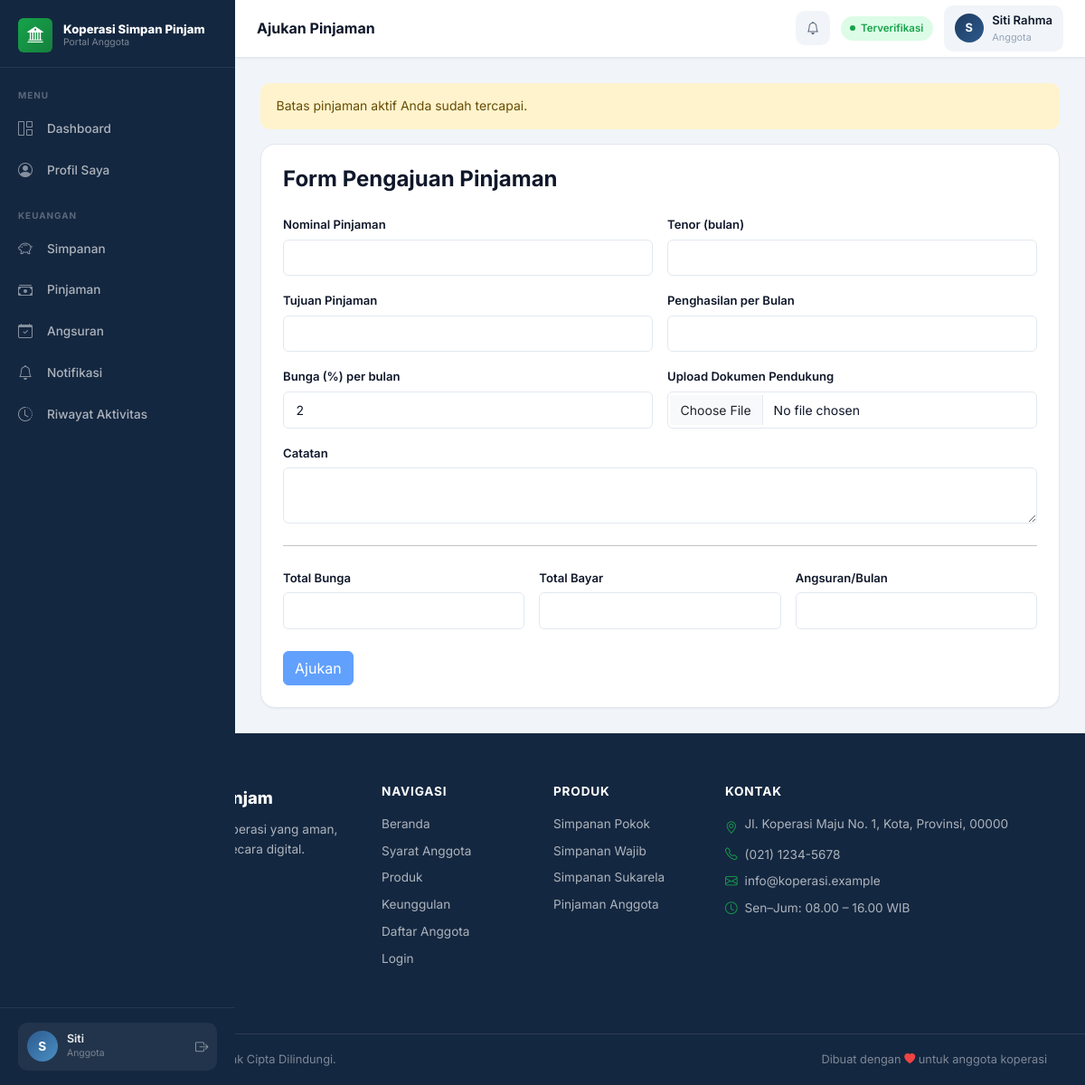
Screenshot of /user/ajukan-pinjaman.php (signed in) with the database file from the repository.
### tables this page shows
CREATE TABLE IF NOT EXISTS users (
    id INT AUTO_INCREMENT PRIMARY KEY,
    nama VARCHAR(150) NOT NULL,
    nik VARCHAR(50) NOT NULL UNIQUE,
    tempat_lahir VARCHAR(100),
    tanggal_lahir DATE,
    jenis_kelamin VARCHAR(20),
    alamat TEXT,
    no_hp VARCHAR(30),
    email VARCHAR(150) NOT NULL UNIQUE,
    pekerjaan VARCHAR(100),
    penghasilan DECIMAL(15,2),
    username VARCHAR(50) NOT NULL UNIQUE,
    password VARCHAR(255) NOT NULL,
    role ENUM('admin', 'user') DEFAULT 'user',
    status_verifikasi VARCHAR(50) DEFAULT 'Menunggu Verifikasi',
    foto_ktp VARCHAR(255),
    foto_diri VARCHAR(255),
    created_at DATETIME,
    updated_at DATETIME
);

CREATE TABLE IF NOT EXISTS settings (
    name VARCHAR(50) PRIMARY KEY,
    value TEXT
);

### config/config.php (called while the page is built)
<?php
return [
    'db' => [
        'host' => 'localhost',
        'name' => 'koperasi',
        'user' => 'root',
        'pass' => '',
        'charset' => 'utf8mb4',
    ],
    'app' => [
        'name' => 'Koperasi Simpan Pinjam',
        'base_url' => '',
        'timezone' => 'Asia/Jakarta',
    ],
];

### config/helpers.php (called while the page is built, shortened)
<?php
function e($value): string
{
    return htmlspecialchars((string)$value, ENT_QUOTES, 'UTF-8');
}
function get_setting(string $name, $default = null)
{
    $pdo = db();
    $stmt = $pdo->prepare("SELECT value FROM settings WHERE name = ?");
    $stmt->execute([$name]);
    $row = $stmt->fetch();
    return $row ? $row['value'] : $default;
}

### config/auth.php (called while the page is built, shortened)
<?php
require_once __DIR__ . '/helpers.php';
function current_user(): ?array
{
    $pdo = db();
    $stmt = $pdo->prepare("SELECT * FROM users WHERE id = ?");
    $stmt->execute([$_SESSION['user_id']]);
    $user = $stmt->fetch();
    return $user ?: null;
}

### includes/dashboard_top.php (the view, shortened to what this page needs)
<?php
require_once __DIR__ . '/../config/auth.php';
require_once __DIR__ . '/../config/helpers.php';
$config   = require __DIR__ . '/../config/config.php';
$authUser = current_user();
$initials = strtoupper(substr($authUser['nama'] ?? 'U', 0, 1));
$statusMap = [
    'Disetujui'           => ['class' => 'verified',  'label' => 'Terverifikasi'],
    'Menunggu Verifikasi' => ['class' => 'pending',   'label' => 'Menunggu'],
    'Ditolak'             => ['class' => 'rejected',  'label' => 'Ditolak'],
    'Nonaktif'            => ['class' => 'nonactive', 'label' => 'Nonaktif'],
];
$verifStatus  = $authUser['status_verifikasi'] ?? 'Menunggu Verifikasi';
$statusInfo   = $statusMap[$verifStatus] ?? ['class' => 'pending', 'label' => $verifStatus];
$role         = $authUser['role'] ?? 'user';
$unreadNotifications = unread_notification_count((int)$authUser['id']);
$notificationUrl     = $role === 'admin' ? '/admin/notifikasi.php' : '/user/notifikasi.php';
?>
<?php require __DIR__ . '/header.php'; ?>
<div class="app-layout">
  <aside class="app-sidebar" id="appSidebar">
    <a href="/" class="sidebar-brand">
      <span class="sidebar-brand-icon"><i class="bi bi-bank2"></i></span>
      <span class="sidebar-brand-text">
        <span class="sidebar-brand-name"><?= e($config['app']['name']); ?></span>
        <span class="sidebar-brand-tagline">Portal Anggota</span>
      </span>
    </a>
    <nav class="sidebar-nav">
      <?php if ($role === 'admin'): ?>
        <div class="sidebar-section"><span class="sidebar-section-label">Menu Utama</span></div>
        <a href="/admin/dashboard.php" class="sidebar-link" id="sl-dashboard">
            <i class="bi bi-grid-1x2"></i>Dashboard
        </a>
        <a href="/admin/anggota.php" class="sidebar-link" id="sl-anggota">
            <i class="bi bi-people"></i>Anggota
        </a>
        <div class="sidebar-section mt-2"><span class="sidebar-section-label">Transaksi</span></div>
        <a href="/admin/simpanan.php" class="sidebar-link" id="sl-simpanan">
            <i class="bi bi-piggy-bank"></i>Simpanan
        </a>
        <a href="/admin/pinjaman.php" class="sidebar-link" id="sl-pinjaman">
            <i class="bi bi-cash-stack"></i>Pinjaman
        </a>
        <a href="/admin/angsuran.php" class="sidebar-link" id="sl-angsuran">
            <i class="bi bi-calendar-check"></i>Angsuran
        </a>
        <div class="sidebar-section mt-2"><span class="sidebar-section-label">Lainnya</span></div>
        <a href="/admin/laporan.php" class="sidebar-link" id="sl-laporan">
            <i class="bi bi-file-earmark-bar-graph"></i>Laporan
        </a>
        <a href="/admin/notifikasi.php" class="sidebar-link" id="sl-notifikasi">
            <i class="bi bi-bell"></i>Notifikasi
            <?php if ($unreadNotifications > 0): ?>
                <span class="sidebar-link-badge"><?= $unreadNotifications; ?></span>
            <?php endif; ?>
        </a>
        <a href="/admin/audit-log.php" class="sidebar-link" id="sl-audit-log">
            <i class="bi bi-shield-check"></i>Audit Log
        </a>
        <a href="/admin/pengaturan.php" class="sidebar-link" id="sl-pengaturan">
            <i class="bi bi-gear"></i>Pengaturan
        </a>
      <?php else: ?>
        <div class="sidebar-section"><span class="sidebar-section-label">Menu</span></div>
        <a href="/user/dashboard.php" class="sidebar-link" id="sl-dashboard">
            <i class="bi bi-grid-1x2"></i>Dashboard
        </a>
        <a href="/user/profil.php" class="sidebar-link" id="sl-profil">
            <i class="bi bi-person-circle"></i>Profil Saya
        </a>
        <div class="sidebar-section mt-2"><span class="sidebar-section-label">Keuangan</span></div>
        <a href="/user/simpanan.php" class="sidebar-link" id="sl-simpanan">
            <i class="bi bi-piggy-bank"></i>Simpanan
        </a>
        <a href="/user/pinjaman.php" class="sidebar-link" id="sl-pinjaman">
            <i class="bi bi-cash-stack"></i>Pinjaman
        </a>
        <a href="/user/bayar-angsuran.php" class="sidebar-link" id="sl-angsuran">
            <i class="bi bi-calendar-check"></i>Angsuran
        </a>
        <a href="/user/notifikasi.php" class="sidebar-link" id="sl-notifikasi">
            <i class="bi bi-bell"></i>Notifikasi
        </a>
        <a href="/user/riwayat-aktivitas.php" class="sidebar-link" id="sl-riwayat-aktivitas">
            <i class="bi bi-clock-history"></i>Riwayat Aktivitas
        </a>
      <?php endif; ?>
    </nav>
    <div class="sidebar-footer">
      <div class="sidebar-user">
        <div class="sidebar-avatar"><?= $initials; ?></div>
        <div>
          <div class="sidebar-user-name"><?= e(explode(' ', $authUser['nama'])[0] ?? $authUser['nama']); ?></div>
          <div class="sidebar-user-role"><?= $role === 'admin' ? 'Administrator' : 'Anggota'; ?></div>
        </div>
        <a href="/logout.php" class="sidebar-logout ms-auto" title="Logout"><i class="bi bi-box-arrow-right"></i></a>
      </div>
    </div>
  </aside>
  <div class="app-main">
    <header class="app-topbar">
      <div class="topbar-breadcrumb">
        <span class="topbar-page-title"><?= e($page_title ?? 'Dashboard'); ?></span>
      </div>
      <div class="topbar-right">
        <a href="<?= e($notificationUrl); ?>" class="topbar-notification" title="Notifikasi">
          <i class="bi bi-bell"></i>
        </a>
        <span class="status-pill <?= $statusInfo['class']; ?>"><?= $statusInfo['label']; ?></span>
        <div class="topbar-user">
          <div class="topbar-avatar"><?= $initials; ?></div>
          <div class="d-none d-md-block">
            <div class="topbar-user-name"><?= e($authUser['nama']); ?></div>
            <div class="topbar-user-role"><?= $role === 'admin' ? 'Administrator' : 'Anggota'; ?></div>
          </div>
        </div>
      </div>
    </header>
    <main class="app-content">

### user/ajukan-pinjaman.php (shortened to what this page needs)
<?php
require_once __DIR__ . '/../config/auth.php';
require_once __DIR__ . '/../config/helpers.php';
$user = current_user();
$pdo = db();
$defaultBunga = (float)get_setting('default_bunga_persen', 2);
$maxActiveLoans = (int)get_setting('max_active_loans', 1);
$stmt = $pdo->prepare("SELECT COUNT(*) AS total FROM pinjaman WHERE user_id = ? AND status IN ('Menunggu review', 'Disetujui', 'Dicairkan')");
$stmt->execute([$user['id']]);
$activeLoans = (int)$stmt->fetch()['total'];
$isVerified = in_array($user['status_verifikasi'], ['Disetujui', 'Aktif'], true);
$limitReached = $maxActiveLoans > 0 && $activeLoans >= $maxActiveLoans;
$page_title = 'Ajukan Pinjaman';
?>
<?php require __DIR__ . '/../includes/dashboard_top.php'; ?>
<?php if (!$isVerified): ?>
    <div class="alert alert-warning">Akun Anda belum diverifikasi.</div>
<?php elseif ($limitReached): ?>
    <div class="alert alert-warning">Batas pinjaman aktif Anda sudah tercapai.</div>
<?php endif; ?>
<div class="form-section">
    <h4 class="mb-4">Form Pengajuan Pinjaman</h4>
    <form method="post" enctype="multipart/form-data">
        <div class="row g-3">
            <div class="col-md-6">
                <label class="form-label">Nominal Pinjaman</label>
                <input type="number" name="nominal" id="nominal" class="form-control" min="100000" required>
            </div>
            <div class="col-md-6">
                <label class="form-label">Tenor (bulan)</label>
                <input type="number" name="tenor" id="tenor" class="form-control" min="1" required>
            </div>
            <div class="col-md-6">
                <label class="form-label">Tujuan Pinjaman</label>
                <input type="text" name="tujuan" class="form-control" required>
            </div>
            <div class="col-md-6">
                <label class="form-label">Penghasilan per Bulan</label>
                <input type="number" name="penghasilan" class="form-control" min="0">
            </div>
            <div class="col-md-6">
                <label class="form-label">Bunga (%) per bulan</label>
                <input type="number" name="bunga_persen" id="bunga" class="form-control" step="0.1" value="<?= e($defaultBunga); ?>">
            </div>
            <div class="col-md-6">
                <label class="form-label">Upload Dokumen Pendukung</label>
                <input type="file" name="dokumen" class="form-control" accept="image/*,.pdf">
            </div>
            <div class="col-md-12">
                <label class="form-label">Catatan</label>
                <textarea name="catatan" class="form-control" rows="2"></textarea>
            </div>
        </div>
        <hr class="my-4">
        <div class="row g-3">
            <div class="col-md-4">
                <label class="form-label">Total Bunga</label>
                <input type="text" id="total_bunga" class="form-control" readonly>
            </div>
            <div class="col-md-4">
                <label class="form-label">Total Bayar</label>
                <input type="text" id="total_bayar" class="form-control" readonly>
            </div>
            <div class="col-md-4">
                <label class="form-label">Angsuran/Bulan</label>
                <input type="text" id="angsuran" class="form-control" readonly>
            </div>
        </div>
        <button class="btn btn-primary mt-4" <?= (!$isVerified || $limitReached) ? 'disabled' : ''; ?>>Ajukan</button>
    </form>
</div>
<?php require __DIR__ . '/../includes/dashboard_bottom.php'; ?>

### rows the page displays
users: nama "S", nama "Siti", status_verifikasi "Terverifikasi", nama "Siti Rahma"
settings: bunga_persen "2"

### other values shown
$config['app']['name'] "Koperasi Simpan Pinjam"
$page_title "Ajukan Pinjaman"
